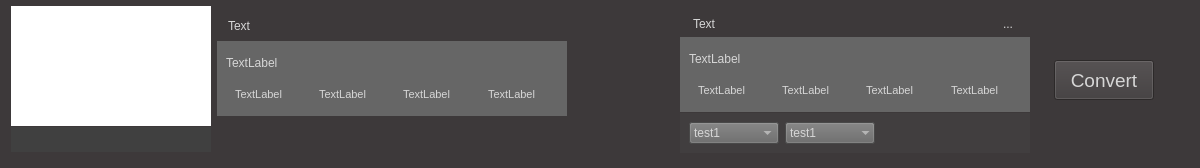
<?xml version="1.0" encoding="UTF-8"?>
<ui version="4.0">
 <class>videoinfoWidget</class>
 <widget class="QWidget" name="videoinfoWidget">
  <property name="geometry">
   <rect>
    <x>0</x>
    <y>0</y>
    <width>1200</width>
    <height>168</height>
   </rect>
  </property>
  <property name="sizePolicy">
   <sizepolicy hsizetype="Maximum" vsizetype="Maximum">
    <horstretch>0</horstretch>
    <verstretch>0</verstretch>
   </sizepolicy>
  </property>
  <property name="minimumSize">
   <size>
    <width>1200</width>
    <height>0</height>
   </size>
  </property>
  <property name="maximumSize">
   <size>
    <width>2000</width>
    <height>168</height>
   </size>
  </property>
  <property name="mouseTracking">
   <bool>true</bool>
  </property>
  <property name="windowTitle">
   <string>Form</string>
  </property>
  <property name="styleSheet">
   <string notr="true">*{
background-color: #3d393a;
color:rgb(214, 214, 214);
}

QComboBox::dropdown{
color: rgb(85, 85, 85);
}


</string>
  </property>
  <layout class="QHBoxLayout" name="horizontalLayout_17">
   <property name="topMargin">
    <number>3</number>
   </property>
   <property name="rightMargin">
    <number>0</number>
   </property>
   <item>
    <widget class="QWidget" name="widget_8" native="true">
     <property name="sizePolicy">
      <sizepolicy hsizetype="Maximum" vsizetype="Maximum">
       <horstretch>0</horstretch>
       <verstretch>0</verstretch>
      </sizepolicy>
     </property>
     <property name="minimumSize">
      <size>
       <width>200</width>
       <height>150</height>
      </size>
     </property>
     <property name="maximumSize">
      <size>
       <width>200</width>
       <height>150</height>
      </size>
     </property>
     <layout class="QVBoxLayout" name="verticalLayout">
      <property name="spacing">
       <number>0</number>
      </property>
      <property name="leftMargin">
       <number>0</number>
      </property>
      <property name="topMargin">
       <number>0</number>
      </property>
      <property name="rightMargin">
       <number>0</number>
      </property>
      <property name="bottomMargin">
       <number>0</number>
      </property>
      <item>
       <widget class="QWidget" name="widget_4" native="true">
        <property name="sizePolicy">
         <sizepolicy hsizetype="Maximum" vsizetype="Maximum">
          <horstretch>0</horstretch>
          <verstretch>0</verstretch>
         </sizepolicy>
        </property>
        <property name="minimumSize">
         <size>
          <width>200</width>
          <height>120</height>
         </size>
        </property>
        <property name="maximumSize">
         <size>
          <width>200</width>
          <height>120</height>
         </size>
        </property>
        <property name="styleSheet">
         <string notr="true">background-color: rgb(255, 255, 255);</string>
        </property>
        <layout class="QGridLayout" name="gridLayout_4">
         <item row="1" column="0" alignment="Qt::AlignHCenter|Qt::AlignVCenter">
          <widget class="QLabel" name="label_2">
           <property name="text">
            <string/>
           </property>
           <property name="pixmap">
            <pixmap>D:/image/ocean.jpg</pixmap>
           </property>
          </widget>
         </item>
        </layout>
       </widget>
      </item>
      <item>
       <widget class="QWidget" name="widget_10" native="true">
        <property name="sizePolicy">
         <sizepolicy hsizetype="Maximum" vsizetype="Maximum">
          <horstretch>0</horstretch>
          <verstretch>0</verstretch>
         </sizepolicy>
        </property>
        <property name="minimumSize">
         <size>
          <width>200</width>
          <height>25</height>
         </size>
        </property>
        <property name="maximumSize">
         <size>
          <width>200</width>
          <height>25</height>
         </size>
        </property>
        <property name="styleSheet">
         <string notr="true">background-color: rgb(64, 64, 64);</string>
        </property>
        <layout class="QHBoxLayout" name="horizontalLayout_16">
         <property name="spacing">
          <number>0</number>
         </property>
         <property name="leftMargin">
          <number>0</number>
         </property>
         <property name="topMargin">
          <number>0</number>
         </property>
         <property name="rightMargin">
          <number>0</number>
         </property>
         <property name="bottomMargin">
          <number>0</number>
         </property>
         <item>
          <spacer name="horizontalSpacer_5">
           <property name="orientation">
            <enum>Qt::Horizontal</enum>
           </property>
           <property name="sizeHint" stdset="0">
            <size>
             <width>52</width>
             <height>20</height>
            </size>
           </property>
          </spacer>
         </item>
         <item>
          <widget class="QWidget" name="widget_9" native="true">
           <property name="sizePolicy">
            <sizepolicy hsizetype="Maximum" vsizetype="Maximum">
             <horstretch>0</horstretch>
             <verstretch>0</verstretch>
            </sizepolicy>
           </property>
           <property name="minimumSize">
            <size>
             <width>90</width>
             <height>25</height>
            </size>
           </property>
           <property name="maximumSize">
            <size>
             <width>90</width>
             <height>25</height>
            </size>
           </property>
           <layout class="QHBoxLayout" name="horizontalLayout_3">
            <property name="spacing">
             <number>0</number>
            </property>
            <property name="leftMargin">
             <number>0</number>
            </property>
            <property name="topMargin">
             <number>0</number>
            </property>
            <property name="rightMargin">
             <number>0</number>
            </property>
            <property name="bottomMargin">
             <number>0</number>
            </property>
            <item>
             <widget class="QPushButton" name="Trim">
              <property name="text">
               <string/>
              </property>
              <property name="icon">
               <iconset resource="icons.qrc">
                <normaloff>:/icons/scissors (1).png</normaloff>:/icons/scissors (1).png</iconset>
              </property>
              <property name="flat">
               <bool>true</bool>
              </property>
             </widget>
            </item>
            <item>
             <widget class="QPushButton" name="Crop">
              <property name="text">
               <string/>
              </property>
              <property name="icon">
               <iconset resource="icons.qrc">
                <normaloff>:/icons/crop.png</normaloff>:/icons/crop.png</iconset>
              </property>
              <property name="flat">
               <bool>true</bool>
              </property>
             </widget>
            </item>
            <item>
             <widget class="QPushButton" name="Effect">
              <property name="text">
               <string/>
              </property>
              <property name="icon">
               <iconset resource="icons.qrc">
                <normaloff>:/icons/controls.png</normaloff>:/icons/controls.png</iconset>
              </property>
              <property name="flat">
               <bool>true</bool>
              </property>
             </widget>
            </item>
           </layout>
          </widget>
         </item>
         <item>
          <spacer name="horizontalSpacer_6">
           <property name="orientation">
            <enum>Qt::Horizontal</enum>
           </property>
           <property name="sizeHint" stdset="0">
            <size>
             <width>52</width>
             <height>20</height>
            </size>
           </property>
          </spacer>
         </item>
        </layout>
       </widget>
      </item>
     </layout>
    </widget>
   </item>
   <item>
    <widget class="QWidget" name="widget_11" native="true">
     <property name="sizePolicy">
      <sizepolicy hsizetype="Maximum" vsizetype="Maximum">
       <horstretch>0</horstretch>
       <verstretch>0</verstretch>
      </sizepolicy>
     </property>
     <property name="minimumSize">
      <size>
       <width>350</width>
       <height>150</height>
      </size>
     </property>
     <property name="maximumSize">
      <size>
       <width>350</width>
       <height>150</height>
      </size>
     </property>
     <layout class="QVBoxLayout" name="verticalLayout_2">
      <property name="spacing">
       <number>0</number>
      </property>
      <property name="leftMargin">
       <number>0</number>
      </property>
      <property name="topMargin">
       <number>0</number>
      </property>
      <property name="bottomMargin">
       <number>0</number>
      </property>
      <item>
       <widget class="QWidget" name="widget_3" native="true">
        <property name="sizePolicy">
         <sizepolicy hsizetype="Maximum" vsizetype="Maximum">
          <horstretch>0</horstretch>
          <verstretch>0</verstretch>
         </sizepolicy>
        </property>
        <property name="minimumSize">
         <size>
          <width>350</width>
          <height>30</height>
         </size>
        </property>
        <property name="maximumSize">
         <size>
          <width>350</width>
          <height>30</height>
         </size>
        </property>
        <layout class="QHBoxLayout" name="horizontalLayout_2">
         <item>
          <widget class="QLineEdit" name="srcFilename">
           <property name="sizePolicy">
            <sizepolicy hsizetype="Maximum" vsizetype="Minimum">
             <horstretch>0</horstretch>
             <verstretch>0</verstretch>
            </sizepolicy>
           </property>
           <property name="minimumSize">
            <size>
             <width>320</width>
             <height>18</height>
            </size>
           </property>
           <property name="maximumSize">
            <size>
             <width>340</width>
             <height>18</height>
            </size>
           </property>
           <property name="text">
            <string>Text</string>
           </property>
           <property name="frame">
            <bool>false</bool>
           </property>
           <property name="alignment">
            <set>Qt::AlignLeading|Qt::AlignLeft|Qt::AlignVCenter</set>
           </property>
           <property name="readOnly">
            <bool>true</bool>
           </property>
          </widget>
         </item>
         <item>
          <spacer name="horizontalSpacer">
           <property name="orientation">
            <enum>Qt::Horizontal</enum>
           </property>
           <property name="sizeType">
            <enum>QSizePolicy::Preferred</enum>
           </property>
           <property name="sizeHint" stdset="0">
            <size>
             <width>23</width>
             <height>9</height>
            </size>
           </property>
          </spacer>
         </item>
        </layout>
       </widget>
      </item>
      <item>
       <widget class="QWidget" name="widget" native="true">
        <property name="sizePolicy">
         <sizepolicy hsizetype="Maximum" vsizetype="Maximum">
          <horstretch>0</horstretch>
          <verstretch>0</verstretch>
         </sizepolicy>
        </property>
        <property name="minimumSize">
         <size>
          <width>350</width>
          <height>75</height>
         </size>
        </property>
        <property name="maximumSize">
         <size>
          <width>350</width>
          <height>75</height>
         </size>
        </property>
        <property name="styleSheet">
         <string notr="true">background-color: rgb(102, 102, 102);</string>
        </property>
        <layout class="QGridLayout" name="gridLayout">
         <item row="0" column="0">
          <widget class="QLabel" name="label_3">
           <property name="text">
            <string>TextLabel</string>
           </property>
          </widget>
         </item>
         <item row="1" column="0">
          <layout class="QHBoxLayout" name="horizontalLayout_8">
           <property name="spacing">
            <number>2</number>
           </property>
           <item>
            <widget class="QLabel" name="label_24">
             <property name="sizePolicy">
              <sizepolicy hsizetype="Fixed" vsizetype="Fixed">
               <horstretch>0</horstretch>
               <verstretch>0</verstretch>
              </sizepolicy>
             </property>
             <property name="minimumSize">
              <size>
               <width>0</width>
               <height>0</height>
              </size>
             </property>
             <property name="text">
              <string/>
             </property>
             <property name="pixmap">
              <pixmap resource="icons.qrc">:/icons/film.png</pixmap>
             </property>
             <property name="margin">
              <number>0</number>
             </property>
            </widget>
           </item>
           <item>
            <widget class="QLabel" name="srcFormat">
             <property name="sizePolicy">
              <sizepolicy hsizetype="Minimum" vsizetype="Minimum">
               <horstretch>0</horstretch>
               <verstretch>0</verstretch>
              </sizepolicy>
             </property>
             <property name="minimumSize">
              <size>
               <width>46</width>
               <height>14</height>
              </size>
             </property>
             <property name="font">
              <font>
               <family>Arial</family>
               <pointsize>8</pointsize>
              </font>
             </property>
             <property name="text">
              <string>TextLabel</string>
             </property>
            </widget>
           </item>
          </layout>
         </item>
         <item row="1" column="1">
          <layout class="QHBoxLayout" name="horizontalLayout_9">
           <property name="spacing">
            <number>2</number>
           </property>
           <item>
            <widget class="QLabel" name="label_25">
             <property name="sizePolicy">
              <sizepolicy hsizetype="Fixed" vsizetype="Fixed">
               <horstretch>0</horstretch>
               <verstretch>0</verstretch>
              </sizepolicy>
             </property>
             <property name="minimumSize">
              <size>
               <width>0</width>
               <height>0</height>
              </size>
             </property>
             <property name="font">
              <font>
               <family>Arial</family>
               <pointsize>8</pointsize>
              </font>
             </property>
             <property name="text">
              <string/>
             </property>
             <property name="textFormat">
              <enum>Qt::AutoText</enum>
             </property>
             <property name="pixmap">
              <pixmap resource="icons.qrc">:/icons/maxsize.png</pixmap>
             </property>
             <property name="margin">
              <number>0</number>
             </property>
            </widget>
           </item>
           <item>
            <widget class="QLabel" name="srcScreensize">
             <property name="sizePolicy">
              <sizepolicy hsizetype="Minimum" vsizetype="Minimum">
               <horstretch>0</horstretch>
               <verstretch>0</verstretch>
              </sizepolicy>
             </property>
             <property name="minimumSize">
              <size>
               <width>46</width>
               <height>14</height>
              </size>
             </property>
             <property name="font">
              <font>
               <family>Arial</family>
               <pointsize>8</pointsize>
              </font>
             </property>
             <property name="text">
              <string>TextLabel</string>
             </property>
            </widget>
           </item>
          </layout>
         </item>
         <item row="1" column="2">
          <layout class="QHBoxLayout" name="horizontalLayout_10">
           <property name="spacing">
            <number>2</number>
           </property>
           <item>
            <widget class="QLabel" name="label_26">
             <property name="sizePolicy">
              <sizepolicy hsizetype="Fixed" vsizetype="Fixed">
               <horstretch>0</horstretch>
               <verstretch>0</verstretch>
              </sizepolicy>
             </property>
             <property name="minimumSize">
              <size>
               <width>0</width>
               <height>0</height>
              </size>
             </property>
             <property name="font">
              <font>
               <family>Arial</family>
               <pointsize>8</pointsize>
              </font>
             </property>
             <property name="textFormat">
              <enum>Qt::AutoText</enum>
             </property>
             <property name="pixmap">
              <pixmap resource="icons.qrc">:/icons/clock.png</pixmap>
             </property>
             <property name="margin">
              <number>0</number>
             </property>
            </widget>
           </item>
           <item>
            <widget class="QLabel" name="srcDuration">
             <property name="sizePolicy">
              <sizepolicy hsizetype="Minimum" vsizetype="Minimum">
               <horstretch>0</horstretch>
               <verstretch>0</verstretch>
              </sizepolicy>
             </property>
             <property name="minimumSize">
              <size>
               <width>46</width>
               <height>14</height>
              </size>
             </property>
             <property name="font">
              <font>
               <family>Arial</family>
               <pointsize>8</pointsize>
              </font>
             </property>
             <property name="lineWidth">
              <number>1</number>
             </property>
             <property name="text">
              <string>TextLabel</string>
             </property>
            </widget>
           </item>
          </layout>
         </item>
         <item row="1" column="3">
          <layout class="QHBoxLayout" name="horizontalLayout_11">
           <property name="spacing">
            <number>2</number>
           </property>
           <item>
            <widget class="QLabel" name="label_27">
             <property name="sizePolicy">
              <sizepolicy hsizetype="Fixed" vsizetype="Fixed">
               <horstretch>0</horstretch>
               <verstretch>0</verstretch>
              </sizepolicy>
             </property>
             <property name="minimumSize">
              <size>
               <width>0</width>
               <height>0</height>
              </size>
             </property>
             <property name="font">
              <font>
               <family>Arial</family>
               <pointsize>8</pointsize>
              </font>
             </property>
             <property name="text">
              <string/>
             </property>
             <property name="pixmap">
              <pixmap resource="icons.qrc">:/icons/folder (2).png</pixmap>
             </property>
             <property name="margin">
              <number>0</number>
             </property>
            </widget>
           </item>
           <item>
            <widget class="QLabel" name="srcFilesize">
             <property name="sizePolicy">
              <sizepolicy hsizetype="Minimum" vsizetype="Minimum">
               <horstretch>0</horstretch>
               <verstretch>0</verstretch>
              </sizepolicy>
             </property>
             <property name="minimumSize">
              <size>
               <width>46</width>
               <height>14</height>
              </size>
             </property>
             <property name="font">
              <font>
               <family>Arial</family>
               <pointsize>8</pointsize>
              </font>
             </property>
             <property name="text">
              <string>TextLabel</string>
             </property>
            </widget>
           </item>
          </layout>
         </item>
        </layout>
       </widget>
      </item>
      <item>
       <widget class="QWidget" name="widget_6" native="true">
        <property name="sizePolicy">
         <sizepolicy hsizetype="Maximum" vsizetype="Maximum">
          <horstretch>0</horstretch>
          <verstretch>0</verstretch>
         </sizepolicy>
        </property>
        <property name="minimumSize">
         <size>
          <width>350</width>
          <height>30</height>
         </size>
        </property>
        <property name="maximumSize">
         <size>
          <width>350</width>
          <height>30</height>
         </size>
        </property>
        <layout class="QHBoxLayout" name="horizontalLayout_5">
         <item>
          <spacer name="verticalSpacer">
           <property name="orientation">
            <enum>Qt::Vertical</enum>
           </property>
           <property name="sizeType">
            <enum>QSizePolicy::Fixed</enum>
           </property>
           <property name="sizeHint" stdset="0">
            <size>
             <width>20</width>
             <height>13</height>
            </size>
           </property>
          </spacer>
         </item>
         <item>
          <spacer name="horizontalSpacer_4">
           <property name="orientation">
            <enum>Qt::Horizontal</enum>
           </property>
           <property name="sizeHint" stdset="0">
            <size>
             <width>322</width>
             <height>20</height>
            </size>
           </property>
          </spacer>
         </item>
        </layout>
       </widget>
      </item>
     </layout>
    </widget>
   </item>
   <item>
    <layout class="QHBoxLayout" name="horizontalLayout_6">
     <property name="spacing">
      <number>0</number>
     </property>
     <item>
      <spacer name="horizontalSpacer_7">
       <property name="orientation">
        <enum>Qt::Horizontal</enum>
       </property>
       <property name="sizeType">
        <enum>QSizePolicy::Expanding</enum>
       </property>
       <property name="sizeHint" stdset="0">
        <size>
         <width>13</width>
         <height>20</height>
        </size>
       </property>
      </spacer>
     </item>
     <item>
      <widget class="QLabel" name="label">
       <property name="sizePolicy">
        <sizepolicy hsizetype="Maximum" vsizetype="Maximum">
         <horstretch>0</horstretch>
         <verstretch>0</verstretch>
        </sizepolicy>
       </property>
       <property name="styleSheet">
        <string notr="true">background:transparent</string>
       </property>
       <property name="text">
        <string/>
       </property>
       <property name="pixmap">
        <pixmap resource="icons.qrc">:/icons/right-arrow (1).png</pixmap>
       </property>
      </widget>
     </item>
     <item>
      <spacer name="horizontalSpacer_8">
       <property name="orientation">
        <enum>Qt::Horizontal</enum>
       </property>
       <property name="sizeType">
        <enum>QSizePolicy::Expanding</enum>
       </property>
       <property name="sizeHint" stdset="0">
        <size>
         <width>13</width>
         <height>20</height>
        </size>
       </property>
      </spacer>
     </item>
    </layout>
   </item>
   <item>
    <widget class="QWidget" name="widget_12" native="true">
     <property name="sizePolicy">
      <sizepolicy hsizetype="Maximum" vsizetype="Maximum">
       <horstretch>0</horstretch>
       <verstretch>0</verstretch>
      </sizepolicy>
     </property>
     <property name="minimumSize">
      <size>
       <width>350</width>
       <height>150</height>
      </size>
     </property>
     <property name="maximumSize">
      <size>
       <width>350</width>
       <height>150</height>
      </size>
     </property>
     <layout class="QVBoxLayout" name="verticalLayout_3">
      <property name="spacing">
       <number>0</number>
      </property>
      <property name="leftMargin">
       <number>0</number>
      </property>
      <property name="topMargin">
       <number>0</number>
      </property>
      <property name="bottomMargin">
       <number>0</number>
      </property>
      <item>
       <widget class="QWidget" name="widget_5" native="true">
        <property name="sizePolicy">
         <sizepolicy hsizetype="Maximum" vsizetype="Maximum">
          <horstretch>0</horstretch>
          <verstretch>0</verstretch>
         </sizepolicy>
        </property>
        <property name="minimumSize">
         <size>
          <width>350</width>
          <height>30</height>
         </size>
        </property>
        <property name="maximumSize">
         <size>
          <width>350</width>
          <height>30</height>
         </size>
        </property>
        <layout class="QHBoxLayout" name="horizontalLayout_4">
         <item>
          <widget class="QLineEdit" name="destFilename">
           <property name="sizePolicy">
            <sizepolicy hsizetype="Preferred" vsizetype="Maximum">
             <horstretch>0</horstretch>
             <verstretch>0</verstretch>
            </sizepolicy>
           </property>
           <property name="minimumSize">
            <size>
             <width>300</width>
             <height>18</height>
            </size>
           </property>
           <property name="maximumSize">
            <size>
             <width>300</width>
             <height>18</height>
            </size>
           </property>
           <property name="text">
            <string>Text</string>
           </property>
           <property name="frame">
            <bool>false</bool>
           </property>
           <property name="readOnly">
            <bool>true</bool>
           </property>
          </widget>
         </item>
         <item>
          <widget class="QToolButton" name="editBtn">
           <property name="sizePolicy">
            <sizepolicy hsizetype="Maximum" vsizetype="Maximum">
             <horstretch>0</horstretch>
             <verstretch>0</verstretch>
            </sizepolicy>
           </property>
           <property name="minimumSize">
            <size>
             <width>18</width>
             <height>18</height>
            </size>
           </property>
           <property name="maximumSize">
            <size>
             <width>18</width>
             <height>18</height>
            </size>
           </property>
           <property name="styleSheet">
            <string notr="true">border-top:0</string>
           </property>
           <property name="text">
            <string>...</string>
           </property>
           <property name="icon">
            <iconset resource="icons.qrc">
             <normaloff>:/icons/edit (4).png</normaloff>:/icons/edit (4).png</iconset>
           </property>
           <property name="autoRaise">
            <bool>true</bool>
           </property>
          </widget>
         </item>
        </layout>
       </widget>
      </item>
      <item>
       <widget class="QWidget" name="widget_2" native="true">
        <property name="sizePolicy">
         <sizepolicy hsizetype="Maximum" vsizetype="Maximum">
          <horstretch>0</horstretch>
          <verstretch>0</verstretch>
         </sizepolicy>
        </property>
        <property name="minimumSize">
         <size>
          <width>350</width>
          <height>75</height>
         </size>
        </property>
        <property name="maximumSize">
         <size>
          <width>350</width>
          <height>75</height>
         </size>
        </property>
        <property name="styleSheet">
         <string notr="true">background-color: rgb(102, 102, 102);</string>
        </property>
        <layout class="QGridLayout" name="gridLayout_2">
         <item row="0" column="0">
          <widget class="QLabel" name="label_4">
           <property name="text">
            <string>TextLabel</string>
           </property>
          </widget>
         </item>
         <item row="1" column="0">
          <layout class="QHBoxLayout" name="horizontalLayout_12">
           <property name="spacing">
            <number>2</number>
           </property>
           <item>
            <widget class="QLabel" name="label_28">
             <property name="sizePolicy">
              <sizepolicy hsizetype="Fixed" vsizetype="Fixed">
               <horstretch>0</horstretch>
               <verstretch>0</verstretch>
              </sizepolicy>
             </property>
             <property name="minimumSize">
              <size>
               <width>0</width>
               <height>0</height>
              </size>
             </property>
             <property name="text">
              <string/>
             </property>
             <property name="pixmap">
              <pixmap resource="icons.qrc">:/icons/film.png</pixmap>
             </property>
             <property name="margin">
              <number>0</number>
             </property>
            </widget>
           </item>
           <item>
            <widget class="QLabel" name="srcFormat_2">
             <property name="sizePolicy">
              <sizepolicy hsizetype="Minimum" vsizetype="Minimum">
               <horstretch>0</horstretch>
               <verstretch>0</verstretch>
              </sizepolicy>
             </property>
             <property name="minimumSize">
              <size>
               <width>46</width>
               <height>14</height>
              </size>
             </property>
             <property name="font">
              <font>
               <family>Arial</family>
               <pointsize>8</pointsize>
              </font>
             </property>
             <property name="text">
              <string>TextLabel</string>
             </property>
            </widget>
           </item>
          </layout>
         </item>
         <item row="1" column="1">
          <layout class="QHBoxLayout" name="horizontalLayout_13">
           <property name="spacing">
            <number>2</number>
           </property>
           <item>
            <widget class="QLabel" name="label_29">
             <property name="sizePolicy">
              <sizepolicy hsizetype="Fixed" vsizetype="Fixed">
               <horstretch>0</horstretch>
               <verstretch>0</verstretch>
              </sizepolicy>
             </property>
             <property name="minimumSize">
              <size>
               <width>0</width>
               <height>0</height>
              </size>
             </property>
             <property name="font">
              <font>
               <family>Arial</family>
               <pointsize>8</pointsize>
              </font>
             </property>
             <property name="text">
              <string/>
             </property>
             <property name="textFormat">
              <enum>Qt::AutoText</enum>
             </property>
             <property name="pixmap">
              <pixmap resource="icons.qrc">:/icons/maxsize.png</pixmap>
             </property>
             <property name="margin">
              <number>0</number>
             </property>
            </widget>
           </item>
           <item>
            <widget class="QLabel" name="srcScreensize_2">
             <property name="sizePolicy">
              <sizepolicy hsizetype="Minimum" vsizetype="Minimum">
               <horstretch>0</horstretch>
               <verstretch>0</verstretch>
              </sizepolicy>
             </property>
             <property name="minimumSize">
              <size>
               <width>46</width>
               <height>14</height>
              </size>
             </property>
             <property name="font">
              <font>
               <family>Arial</family>
               <pointsize>8</pointsize>
              </font>
             </property>
             <property name="text">
              <string>TextLabel</string>
             </property>
            </widget>
           </item>
          </layout>
         </item>
         <item row="1" column="2">
          <layout class="QHBoxLayout" name="horizontalLayout_14">
           <property name="spacing">
            <number>2</number>
           </property>
           <item>
            <widget class="QLabel" name="label_30">
             <property name="sizePolicy">
              <sizepolicy hsizetype="Fixed" vsizetype="Fixed">
               <horstretch>0</horstretch>
               <verstretch>0</verstretch>
              </sizepolicy>
             </property>
             <property name="minimumSize">
              <size>
               <width>0</width>
               <height>0</height>
              </size>
             </property>
             <property name="font">
              <font>
               <family>Arial</family>
               <pointsize>8</pointsize>
              </font>
             </property>
             <property name="textFormat">
              <enum>Qt::AutoText</enum>
             </property>
             <property name="pixmap">
              <pixmap resource="icons.qrc">:/icons/clock.png</pixmap>
             </property>
             <property name="margin">
              <number>0</number>
             </property>
            </widget>
           </item>
           <item>
            <widget class="QLabel" name="srcDuration_2">
             <property name="sizePolicy">
              <sizepolicy hsizetype="Minimum" vsizetype="Minimum">
               <horstretch>0</horstretch>
               <verstretch>0</verstretch>
              </sizepolicy>
             </property>
             <property name="minimumSize">
              <size>
               <width>46</width>
               <height>14</height>
              </size>
             </property>
             <property name="font">
              <font>
               <family>Arial</family>
               <pointsize>8</pointsize>
              </font>
             </property>
             <property name="lineWidth">
              <number>1</number>
             </property>
             <property name="text">
              <string>TextLabel</string>
             </property>
            </widget>
           </item>
          </layout>
         </item>
         <item row="1" column="3">
          <layout class="QHBoxLayout" name="horizontalLayout_15">
           <property name="spacing">
            <number>2</number>
           </property>
           <item>
            <widget class="QLabel" name="label_31">
             <property name="sizePolicy">
              <sizepolicy hsizetype="Fixed" vsizetype="Fixed">
               <horstretch>0</horstretch>
               <verstretch>0</verstretch>
              </sizepolicy>
             </property>
             <property name="minimumSize">
              <size>
               <width>0</width>
               <height>0</height>
              </size>
             </property>
             <property name="font">
              <font>
               <family>Arial</family>
               <pointsize>8</pointsize>
              </font>
             </property>
             <property name="text">
              <string/>
             </property>
             <property name="pixmap">
              <pixmap resource="icons.qrc">:/icons/folder (2).png</pixmap>
             </property>
             <property name="margin">
              <number>0</number>
             </property>
            </widget>
           </item>
           <item>
            <widget class="QLabel" name="srcFilesize_2">
             <property name="sizePolicy">
              <sizepolicy hsizetype="Minimum" vsizetype="Minimum">
               <horstretch>0</horstretch>
               <verstretch>0</verstretch>
              </sizepolicy>
             </property>
             <property name="minimumSize">
              <size>
               <width>46</width>
               <height>14</height>
              </size>
             </property>
             <property name="font">
              <font>
               <family>Arial</family>
               <pointsize>8</pointsize>
              </font>
             </property>
             <property name="text">
              <string>TextLabel</string>
             </property>
            </widget>
           </item>
          </layout>
         </item>
        </layout>
       </widget>
      </item>
      <item>
       <widget class="QWidget" name="widget_7" native="true">
        <property name="sizePolicy">
         <sizepolicy hsizetype="Maximum" vsizetype="Maximum">
          <horstretch>0</horstretch>
          <verstretch>0</verstretch>
         </sizepolicy>
        </property>
        <property name="minimumSize">
         <size>
          <width>350</width>
          <height>40</height>
         </size>
        </property>
        <property name="maximumSize">
         <size>
          <width>350</width>
          <height>40</height>
         </size>
        </property>
        <property name="styleSheet">
         <string notr="true">background-color: rgb(65, 62, 63);</string>
        </property>
        <layout class="QHBoxLayout" name="horizontalLayout">
         <item>
          <widget class="QComboBox" name="comboBox">
           <property name="sizePolicy">
            <sizepolicy hsizetype="Maximum" vsizetype="Maximum">
             <horstretch>0</horstretch>
             <verstretch>0</verstretch>
            </sizepolicy>
           </property>
           <property name="minimumSize">
            <size>
             <width>90</width>
             <height>22</height>
            </size>
           </property>
           <property name="maximumSize">
            <size>
             <width>90</width>
             <height>22</height>
            </size>
           </property>
           <property name="styleSheet">
            <string notr="true">background-color: rgb(102, 102, 102);
</string>
           </property>
           <property name="frame">
            <bool>true</bool>
           </property>
           <item>
            <property name="text">
             <string>test1</string>
            </property>
           </item>
           <item>
            <property name="text">
             <string>test2</string>
            </property>
           </item>
          </widget>
         </item>
         <item>
          <widget class="QComboBox" name="comboBox_2">
           <property name="sizePolicy">
            <sizepolicy hsizetype="Maximum" vsizetype="Maximum">
             <horstretch>0</horstretch>
             <verstretch>0</verstretch>
            </sizepolicy>
           </property>
           <property name="minimumSize">
            <size>
             <width>90</width>
             <height>22</height>
            </size>
           </property>
           <property name="maximumSize">
            <size>
             <width>90</width>
             <height>22</height>
            </size>
           </property>
           <property name="styleSheet">
            <string notr="true">background-color: rgb(102, 102, 102);</string>
           </property>
           <property name="frame">
            <bool>false</bool>
           </property>
           <item>
            <property name="text">
             <string>test1</string>
            </property>
           </item>
           <item>
            <property name="text">
             <string>test2</string>
            </property>
           </item>
          </widget>
         </item>
         <item>
          <spacer name="horizontalSpacer_2">
           <property name="orientation">
            <enum>Qt::Horizontal</enum>
           </property>
           <property name="sizeHint" stdset="0">
            <size>
             <width>122</width>
             <height>20</height>
            </size>
           </property>
          </spacer>
         </item>
        </layout>
       </widget>
      </item>
     </layout>
    </widget>
   </item>
   <item>
    <layout class="QHBoxLayout" name="horizontalLayout_7">
     <item>
      <spacer name="horizontalSpacer_9">
       <property name="orientation">
        <enum>Qt::Horizontal</enum>
       </property>
       <property name="sizeType">
        <enum>QSizePolicy::Expanding</enum>
       </property>
       <property name="sizeHint" stdset="0">
        <size>
         <width>18</width>
         <height>17</height>
        </size>
       </property>
      </spacer>
     </item>
     <item>
      <widget class="QPushButton" name="ConvertBtn">
       <property name="sizePolicy">
        <sizepolicy hsizetype="Maximum" vsizetype="Maximum">
         <horstretch>0</horstretch>
         <verstretch>0</verstretch>
        </sizepolicy>
       </property>
       <property name="minimumSize">
        <size>
         <width>100</width>
         <height>40</height>
        </size>
       </property>
       <property name="maximumSize">
        <size>
         <width>100</width>
         <height>40</height>
        </size>
       </property>
       <property name="font">
        <font>
         <family>Arial</family>
         <pointsize>14</pointsize>
        </font>
       </property>
       <property name="text">
        <string>Convert</string>
       </property>
      </widget>
     </item>
    </layout>
   </item>
   <item>
    <layout class="QVBoxLayout" name="verticalLayout_4">
     <property name="sizeConstraint">
      <enum>QLayout::SetFixedSize</enum>
     </property>
     <item>
      <widget class="QPushButton" name="closeBtn">
       <property name="styleSheet">
        <string notr="true"/>
       </property>
       <property name="text">
        <string/>
       </property>
       <property name="icon">
        <iconset resource="icons.qrc">
         <normaloff>:/icons/close.png</normaloff>:/icons/close.png</iconset>
       </property>
       <property name="flat">
        <bool>true</bool>
       </property>
      </widget>
     </item>
     <item>
      <spacer name="horizontalSpacer_3">
       <property name="orientation">
        <enum>Qt::Horizontal</enum>
       </property>
       <property name="sizeType">
        <enum>QSizePolicy::Fixed</enum>
       </property>
       <property name="sizeHint" stdset="0">
        <size>
         <width>20</width>
         <height>20</height>
        </size>
       </property>
      </spacer>
     </item>
     <item>
      <spacer name="verticalSpacer_2">
       <property name="orientation">
        <enum>Qt::Vertical</enum>
       </property>
       <property name="sizeHint" stdset="0">
        <size>
         <width>13</width>
         <height>116</height>
        </size>
       </property>
      </spacer>
     </item>
    </layout>
   </item>
  </layout>
 </widget>
 <resources>
  <include location="icons.qrc"/>
 </resources>
 <connections>
  <connection>
   <sender>editBtn</sender>
   <signal>clicked()</signal>
   <receiver>destFilename</receiver>
   <slot>selectAll()</slot>
   <hints>
    <hint type="sourcelabel">
     <x>1018</x>
     <y>33</y>
    </hint>
    <hint type="destinationlabel">
     <x>923</x>
     <y>28</y>
    </hint>
   </hints>
  </connection>
  <connection>
   <sender>editBtn</sender>
   <signal>clicked()</signal>
   <receiver>destFilename</receiver>
   <slot>setFocus()</slot>
   <hints>
    <hint type="sourcelabel">
     <x>1018</x>
     <y>33</y>
    </hint>
    <hint type="destinationlabel">
     <x>929</x>
     <y>27</y>
    </hint>
   </hints>
  </connection>
 </connections>
</ui>
